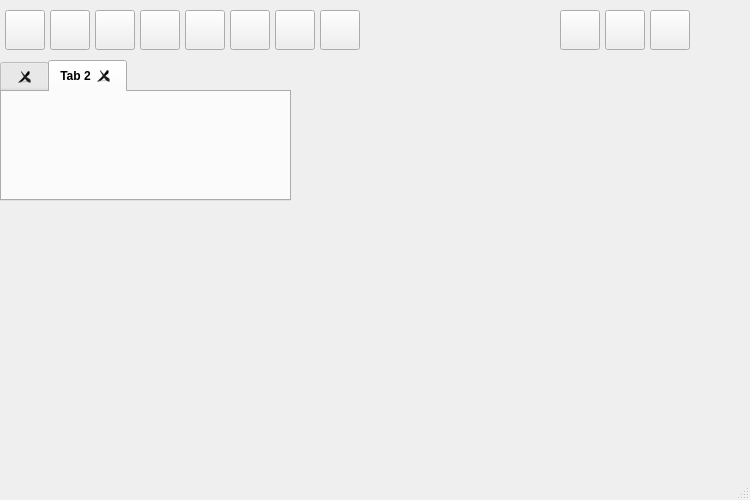
<?xml version="1.0" encoding="UTF-8"?>
<ui version="4.0">
 <class>MainWindow</class>
 <widget class="QMainWindow" name="MainWindow">
  <property name="geometry">
   <rect>
    <x>0</x>
    <y>0</y>
    <width>750</width>
    <height>500</height>
   </rect>
  </property>
  <property name="minimumSize">
   <size>
    <width>750</width>
    <height>500</height>
   </size>
  </property>
  <property name="baseSize">
   <size>
    <width>700</width>
    <height>500</height>
   </size>
  </property>
  <property name="font">
   <font>
    <kerning>true</kerning>
   </font>
  </property>
  <property name="windowTitle">
   <string/>
  </property>
  <property name="windowIcon">
   <iconset resource="../resources/ChartGeany.qrc">
    <normaloff>:/png/images/icons/PNG/cglogo.png</normaloff>:/png/images/icons/PNG/cglogo.png</iconset>
  </property>
  <property name="tabShape">
   <enum>QTabWidget::Rounded</enum>
  </property>
  <widget class="QWidget" name="centralwidget">
   <widget class="QToolButton" name="managerButton">
    <property name="geometry">
     <rect>
      <x>5</x>
      <y>10</y>
      <width>40</width>
      <height>40</height>
     </rect>
    </property>
    <property name="focusPolicy">
     <enum>Qt::NoFocus</enum>
    </property>
    <property name="toolTip">
     <string>Data Manager</string>
    </property>
    <property name="autoFillBackground">
     <bool>false</bool>
    </property>
    <property name="text">
     <string/>
    </property>
    <property name="icon">
     <iconset resource="../resources/ChartGeany.qrc">
      <normaloff>:/png/images/icons/PNG/Window_App_ListView.png</normaloff>:/png/images/icons/PNG/Window_App_ListView.png</iconset>
    </property>
    <property name="iconSize">
     <size>
      <width>35</width>
      <height>35</height>
     </size>
    </property>
   </widget>
   <widget class="QToolButton" name="exitButton">
    <property name="geometry">
     <rect>
      <x>650</x>
      <y>10</y>
      <width>40</width>
      <height>40</height>
     </rect>
    </property>
    <property name="focusPolicy">
     <enum>Qt::NoFocus</enum>
    </property>
    <property name="toolTip">
     <string>Exit</string>
    </property>
    <property name="autoFillBackground">
     <bool>true</bool>
    </property>
    <property name="text">
     <string/>
    </property>
    <property name="icon">
     <iconset resource="../resources/ChartGeany.qrc">
      <normaloff>:/png/images/icons/PNG/exit.png</normaloff>:/png/images/icons/PNG/exit.png</iconset>
    </property>
    <property name="iconSize">
     <size>
      <width>35</width>
      <height>35</height>
     </size>
    </property>
   </widget>
   <widget class="QToolButton" name="screenshotButton">
    <property name="geometry">
     <rect>
      <x>50</x>
      <y>10</y>
      <width>40</width>
      <height>40</height>
     </rect>
    </property>
    <property name="focusPolicy">
     <enum>Qt::NoFocus</enum>
    </property>
    <property name="toolTip">
     <string>Screenshot</string>
    </property>
    <property name="autoFillBackground">
     <bool>false</bool>
    </property>
    <property name="text">
     <string/>
    </property>
    <property name="icon">
     <iconset resource="../resources/ChartGeany.qrc">
      <normaloff>:/png/images/icons/PNG/camera.png</normaloff>:/png/images/icons/PNG/camera.png</iconset>
    </property>
    <property name="iconSize">
     <size>
      <width>35</width>
      <height>35</height>
     </size>
    </property>
   </widget>
   <widget class="QToolButton" name="optionsButton">
    <property name="geometry">
     <rect>
      <x>95</x>
      <y>10</y>
      <width>40</width>
      <height>40</height>
     </rect>
    </property>
    <property name="focusPolicy">
     <enum>Qt::NoFocus</enum>
    </property>
    <property name="toolTip">
     <string>Options</string>
    </property>
    <property name="autoFillBackground">
     <bool>false</bool>
    </property>
    <property name="text">
     <string/>
    </property>
    <property name="icon">
     <iconset resource="../resources/ChartGeany.qrc">
      <normaloff>:/png/images/icons/PNG/Window_Config.png</normaloff>:/png/images/icons/PNG/Window_Config.png</iconset>
    </property>
    <property name="iconSize">
     <size>
      <width>35</width>
      <height>35</height>
     </size>
    </property>
   </widget>
   <widget class="QToolButton" name="infoButton">
    <property name="geometry">
     <rect>
      <x>605</x>
      <y>10</y>
      <width>40</width>
      <height>40</height>
     </rect>
    </property>
    <property name="focusPolicy">
     <enum>Qt::NoFocus</enum>
    </property>
    <property name="toolTip">
     <string>Information</string>
    </property>
    <property name="autoFillBackground">
     <bool>false</bool>
    </property>
    <property name="text">
     <string/>
    </property>
    <property name="icon">
     <iconset resource="../resources/ChartGeany.qrc">
      <normaloff>:/png/images/icons/PNG/Info.png</normaloff>:/png/images/icons/PNG/Info.png</iconset>
    </property>
    <property name="iconSize">
     <size>
      <width>35</width>
      <height>35</height>
     </size>
    </property>
   </widget>
   <widget class="QTabWidget" name="tabWidget">
    <property name="geometry">
     <rect>
      <x>0</x>
      <y>60</y>
      <width>291</width>
      <height>141</height>
     </rect>
    </property>
    <property name="font">
     <font>
      <weight>75</weight>
      <bold>true</bold>
     </font>
    </property>
    <property name="focusPolicy">
     <enum>Qt::NoFocus</enum>
    </property>
    <property name="tabPosition">
     <enum>QTabWidget::North</enum>
    </property>
    <property name="tabShape">
     <enum>QTabWidget::Rounded</enum>
    </property>
    <property name="currentIndex">
     <number>1</number>
    </property>
    <property name="elideMode">
     <enum>Qt::ElideRight</enum>
    </property>
    <property name="usesScrollButtons">
     <bool>true</bool>
    </property>
    <property name="tabsClosable">
     <bool>true</bool>
    </property>
    <property name="movable">
     <bool>true</bool>
    </property>
    <widget class="QWidget" name="widget">
     <attribute name="title">
      <string/>
     </attribute>
    </widget>
    <widget class="QWidget" name="tab_2">
     <attribute name="title">
      <string>Tab 2</string>
     </attribute>
    </widget>
   </widget>
   <widget class="QToolButton" name="tickerButton">
    <property name="geometry">
     <rect>
      <x>140</x>
      <y>10</y>
      <width>40</width>
      <height>40</height>
     </rect>
    </property>
    <property name="focusPolicy">
     <enum>Qt::NoFocus</enum>
    </property>
    <property name="toolTip">
     <string>Ticker on/off</string>
    </property>
    <property name="autoFillBackground">
     <bool>false</bool>
    </property>
    <property name="text">
     <string/>
    </property>
    <property name="icon">
     <iconset resource="../resources/ChartGeany.qrc">
      <normaloff>:/png/images/icons/PNG/Ticker.png</normaloff>:/png/images/icons/PNG/Ticker.png</iconset>
    </property>
    <property name="iconSize">
     <size>
      <width>35</width>
      <height>35</height>
     </size>
    </property>
   </widget>
   <widget class="QToolButton" name="portfolioButton">
    <property name="geometry">
     <rect>
      <x>185</x>
      <y>10</y>
      <width>40</width>
      <height>40</height>
     </rect>
    </property>
    <property name="focusPolicy">
     <enum>Qt::NoFocus</enum>
    </property>
    <property name="toolTip">
     <string>Portfolio Manager</string>
    </property>
    <property name="autoFillBackground">
     <bool>false</bool>
    </property>
    <property name="text">
     <string/>
    </property>
    <property name="icon">
     <iconset resource="../resources/ChartGeany.qrc">
      <normaloff>:/png/images/icons/PNG/Wallet.png</normaloff>:/png/images/icons/PNG/Wallet.png</iconset>
    </property>
    <property name="iconSize">
     <size>
      <width>35</width>
      <height>35</height>
     </size>
    </property>
   </widget>
   <widget class="QToolButton" name="homeButton">
    <property name="geometry">
     <rect>
      <x>560</x>
      <y>10</y>
      <width>40</width>
      <height>40</height>
     </rect>
    </property>
    <property name="focusPolicy">
     <enum>Qt::NoFocus</enum>
    </property>
    <property name="toolTip">
     <string>Home</string>
    </property>
    <property name="autoFillBackground">
     <bool>false</bool>
    </property>
    <property name="text">
     <string/>
    </property>
    <property name="icon">
     <iconset resource="../resources/ChartGeany.qrc">
      <normaloff>:/png/images/icons/PNG/Home.png</normaloff>:/png/images/icons/PNG/Home.png</iconset>
    </property>
    <property name="iconSize">
     <size>
      <width>35</width>
      <height>35</height>
     </size>
    </property>
   </widget>
   <widget class="QToolButton" name="developButton">
    <property name="geometry">
     <rect>
      <x>320</x>
      <y>10</y>
      <width>40</width>
      <height>40</height>
     </rect>
    </property>
    <property name="focusPolicy">
     <enum>Qt::NoFocus</enum>
    </property>
    <property name="toolTip">
     <string>Code Editor</string>
    </property>
    <property name="autoFillBackground">
     <bool>false</bool>
    </property>
    <property name="text">
     <string/>
    </property>
    <property name="icon">
     <iconset resource="../resources/ChartGeany.qrc">
      <normaloff>:/png/images/icons/PNG/C.png</normaloff>:/png/images/icons/PNG/C.png</iconset>
    </property>
    <property name="iconSize">
     <size>
      <width>35</width>
      <height>35</height>
     </size>
    </property>
   </widget>
   <widget class="QToolButton" name="modulesButton">
    <property name="geometry">
     <rect>
      <x>230</x>
      <y>10</y>
      <width>40</width>
      <height>40</height>
     </rect>
    </property>
    <property name="focusPolicy">
     <enum>Qt::NoFocus</enum>
    </property>
    <property name="toolTip">
     <string>Module Manager</string>
    </property>
    <property name="autoFillBackground">
     <bool>false</bool>
    </property>
    <property name="text">
     <string/>
    </property>
    <property name="icon">
     <iconset resource="../resources/ChartGeany.qrc">
      <normaloff>:/png/images/icons/PNG/Modules.png</normaloff>:/png/images/icons/PNG/Modules.png</iconset>
    </property>
    <property name="iconSize">
     <size>
      <width>35</width>
      <height>35</height>
     </size>
    </property>
   </widget>
   <widget class="QToolButton" name="debugButton">
    <property name="geometry">
     <rect>
      <x>275</x>
      <y>10</y>
      <width>40</width>
      <height>40</height>
     </rect>
    </property>
    <property name="focusPolicy">
     <enum>Qt::NoFocus</enum>
    </property>
    <property name="toolTip">
     <string>Debug Console</string>
    </property>
    <property name="autoFillBackground">
     <bool>false</bool>
    </property>
    <property name="text">
     <string/>
    </property>
    <property name="icon">
     <iconset resource="../resources/ChartGeany.qrc">
      <normaloff>:/png/images/icons/PNG/Bug.png</normaloff>:/png/images/icons/PNG/Bug.png</iconset>
    </property>
    <property name="iconSize">
     <size>
      <width>35</width>
      <height>35</height>
     </size>
    </property>
   </widget>
  </widget>
  <widget class="QStatusBar" name="statusbar"/>
 </widget>
 <resources>
  <include location="../resources/ChartGeany.qrc"/>
 </resources>
 <connections/>
</ui>
